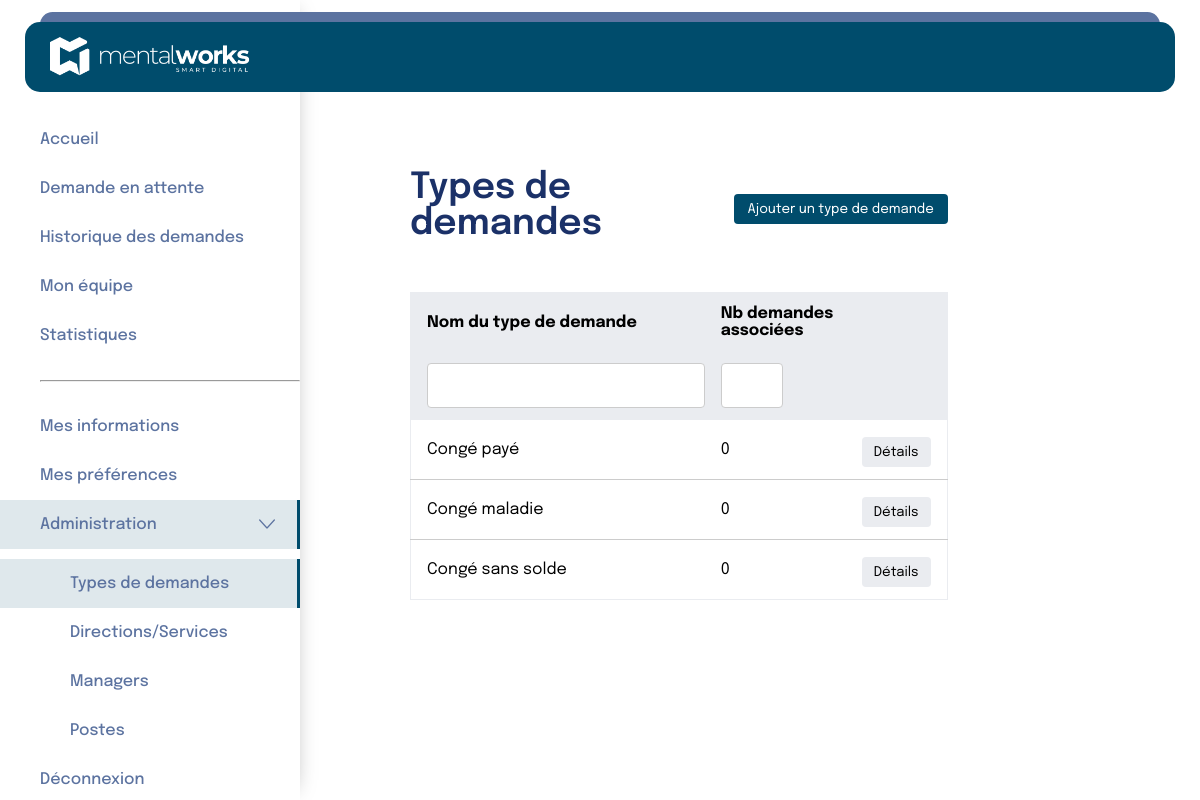
The app's page /pages/administration/typesDeDemandes/typesDedemandes.php with its own data.
### tables this page shows
CREATE TABLE `request_type` (
  `id` int(11) NOT NULL,
  `name` varchar(100) NOT NULL
);

### pages/administration/typesDeDemandes/typesDedemandes.php (the view, shortened to what this page needs)
<?php
include '../../../includes/database.php';
include '../../../includes/header3.php';
$RecupNombreDeDemandes = $bdd->prepare("SELECT
                rt.id AS request_type_id,
                rt.name AS request_type,
                COUNT(req.id) AS total_requests
            FROM request_type rt
            LEFT JOIN request req ON req.request_type_id = rt.id
            GROUP BY rt.id, rt.name");
$RecupNombreDeDemandes->execute();
$requetes_types = $RecupNombreDeDemandes->fetchAll(pdo::FETCH_ASSOC);
?>
<link rel="stylesheet" href="../../../style.css">
<div class="flex">
    <?php include "../../../includes/navBar/navBar3.php"; ?>
    <div class="containerDemandes page">
        <section class="Demandes">
            <div class="headerRow">
                <h1>Types de demandes</h1>
                <button class="addDemandeButton"><a style="color: white;" href="typesDedemandesAjout.php">Ajouter un type de demande</a></button>
            </div>
            <table class="demandeTable">
                <thead>
                    <tr>
                        <th>Nom du type de demande</th>
                        <th>Nb demandes associées</th>
                        <th></th>
                    </tr>
                    <tr class="filtersRow">
                        <th>
                            <input type="text" class="filterName" />
                        </th>
                        <th>
                            <input type="number" class="filterNb" minlength="0" />
                        </th>
                        <th></th>
                    </tr>
                </thead>
                <tbody>
                    <?php
                    if (!empty($requetes_types)) {
                        foreach ($requetes_types as $requete) {
                            $id = $requete['request_type_id'];
                            echo "<tr>";
                            echo "<td data-label='Type de demande'>" . htmlspecialchars($requete['request_type']) . "</td>";
                            echo "<td data-label='Demandé le'>" . htmlspecialchars($requete['total_requests']) . "</td>";
                            echo "<td><button class='detailsButton'><a  style='color:black;' href='typesDedemandeDetails.php?id=$id'>Détails</a></button></td>";
                            echo "</tr>";
                        }
                    } else {
                        echo "<tr><td colspan='7'>Aucune donnée trouvée.</td></tr>";
                    }
                    ?>
                </tbody>
            </table>
        </section>
    </div>
</div>
</body>
</html>

### style.css (style rules this page uses)
* { margin: 0; padding: 0; box-sizing: border-box; }
html { margin: 0; }
body { margin: 0; padding: 0; font-family: "Epilogue"; }
:root { --color_btn: #004c6c; --color_title: #1b3168; --color_text: #000000; --color_btn_navbarre: #5c73a0; --color_href_a: rgba(0, 76, 108, 1); --gray: #637381; --border: #eaecf0; }
h1 { font-size: 36px; color: var(--color_title); font-weight: 600; padding-bottom: 22px; }
a { text-decoration: none; color: white; }
input { border: none; outline: none; font-family: "Epilogue"; font-weight: 500; }
.page { flex: 1; padding: 150px 40px 0 350px; }
.flex { display: flex; }
.Container-newdemande input, select, textarea, button { width: 100%; padding: 10px; margin-top: 5px; border: 1px solid #ccc; border-radius: 5px; font-family: "Epilogue"; }
input[type="text"] { padding-left: 40px; }
.headerRow { display: flex; align-items: center; margin-bottom: 50px; }
.filtersRow input { padding: 4px 8px; border: 1px solid #ccc; border-radius: 4px; font-size: 0.9rem; width: 100%; }
.detailsButton { background-color: var(--border); color: #333; padding: 8px 12px; border: none; border-radius: 4px; cursor: pointer; }
.containerDemandes .Demandes { padding: 20px; width: 75%; }
.containerDemandes .headerRow { display: flex; align-items: center; margin-bottom: 50px; }
.containerDemandes .headerRow h1 { padding-bottom: 0; }
.containerDemandes .addDemandeButton { background-color: var(--color_btn); color: #fff; padding: 8px 12px; border: none; border-radius: 4px; cursor: pointer; margin-left: 20px; width: 250px; }
.containerDemandes .demandeTable { width: 100%; border-collapse: collapse; margin-top: 10px; background-color: #fff; border: 1px solid var(--border); }
.containerDemandes .demandeTable thead { background-color: var(--border); }
.containerDemandes .demandeTable thead th { text-align: left; padding: 12px 0 12px 16px; border: none; }
.containerDemandes .demandeTable tbody tr { border-bottom: 1px solid #ccc; }
.containerDemandes .demandeTable tbody tr:last-child { border-bottom: none; }
.containerDemandes .demandeTable td { text-align: left; padding: 12px 16px; border: none; }
.containerDemandes .filtersRow input { padding: 4px 8px; border: 1px solid #ccc; border-radius: 4px; font-size: 0.9rem; height: 45px; }
.containerDemandes .filterName { width: 100%; margin-right: 200px; }
.containerDemandes .filterNb { width: 50%; }
.containerDemandes .detailsButton { background-color: var(--border); color: #333; padding: 8px 12px; border: none; border-radius: 4px; cursor: pointer; }

### records on screen
request_type: name "Congé payé", total_requests "0"
request_type: name "Congé maladie", total_requests "0"
request_type: name "Congé sans solde", total_requests "0"
